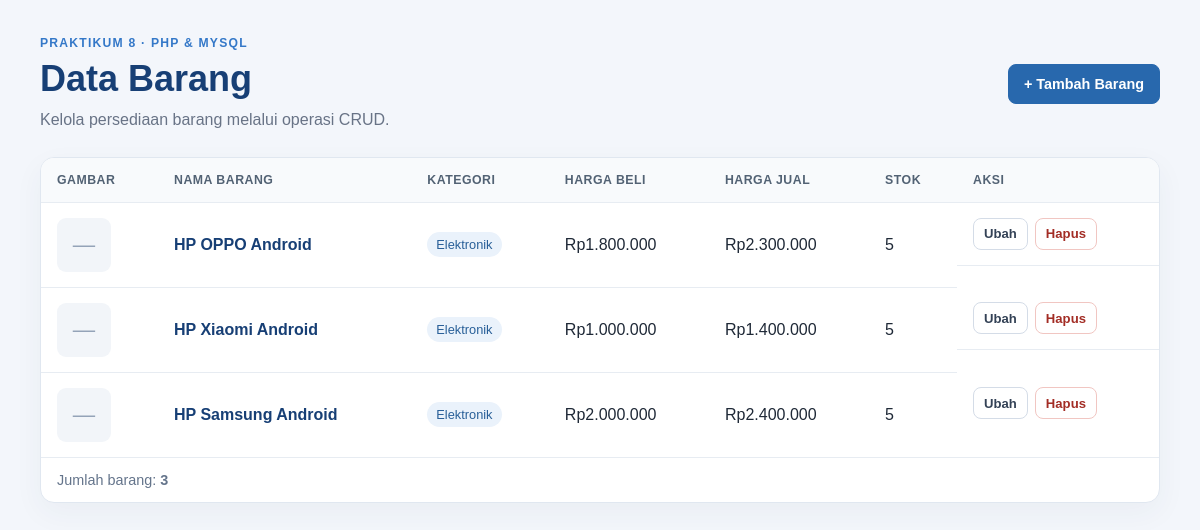
The page / on the database its author committed.
### tables this page shows
CREATE TABLE IF NOT EXISTS data_barang (
  id_barang INT(10) UNSIGNED NOT NULL AUTO_INCREMENT,
  kategori VARCHAR(30) NOT NULL,
  nama VARCHAR(100) NOT NULL,
  gambar VARCHAR(255) DEFAULT NULL,
  harga_beli DECIMAL(12, 0) NOT NULL DEFAULT 0,
  harga_jual DECIMAL(12, 0) NOT NULL DEFAULT 0,
  stok INT(10) UNSIGNED NOT NULL DEFAULT 0,
  PRIMARY KEY (id_barang)
);

### koneksi.php (called while the page is built, shortened)
<?php
function e(?string $value): string
{
    return htmlspecialchars($value ?? '', ENT_QUOTES | ENT_SUBSTITUTE, 'UTF-8');
}
function format_rupiah(string|int|float $value): string
{
    return 'Rp' . number_format((float) $value, 0, ',', '.');
}

### index.php (the view, shortened to what this page needs)
<?php
require __DIR__ . '/koneksi.php';
$result = $conn->query('SELECT id_barang, kategori, nama, gambar, harga_beli, harga_jual, stok FROM data_barang ORDER BY id_barang DESC');
?>
<!doctype html>
<html lang="id">
<head>
    <link rel="stylesheet" href="style.css">
</head>
<body>
<main class="container">
    <header class="page-header">
        <div>
            <p class="eyebrow">Praktikum 8 · PHP &amp; MySQL</p>
            <h1>Data Barang</h1>
            <p class="muted">Kelola persediaan barang melalui operasi CRUD.</p>
        </div>
        <a class="button primary" href="tambah.php">+ Tambah Barang</a>
    </header>
    <section class="table-card" aria-label="Daftar barang">
        <div class="table-scroll">
            <table>
                <thead>
                <tr>
                    <th>Gambar</th><th>Nama Barang</th><th>Kategori</th>
                    <th>Harga Beli</th><th>Harga Jual</th><th>Stok</th><th>Aksi</th>
                </tr>
                </thead>
                <tbody>
                <?php if ($result->num_rows === 0): ?>
                    <tr><td class="empty" colspan="7">Belum ada data barang.</td></tr>
                <?php else: ?>
                    <?php while ($row = $result->fetch_assoc()): ?>
                        <tr>
                            <td>
                                <?php if ($row['gambar']): ?>
                                    <img class="product-image" src="gambar/<?= e($row['gambar']) ?>" alt="<?= e($row['nama']) ?>">
                                <?php else: ?>
                                    <span class="image-placeholder" aria-label="Tidak ada gambar">—</span>
                                <?php endif; ?>
                            </td>
                            <td class="product-name"><?= e($row['nama']) ?></td>
                            <td><span class="badge"><?= e($row['kategori']) ?></span></td>
                            <td><?= e(format_rupiah($row['harga_beli'])) ?></td>
                            <td><?= e(format_rupiah($row['harga_jual'])) ?></td>
                            <td><?= e((string) $row['stok']) ?></td>
                            <td class="actions">
                                <a class="button small" href="ubah.php?id=<?= (int) $row['id_barang'] ?>">Ubah</a>
                                <form method="post" action="hapus.php" onsubmit="return confirm('Hapus barang ini?')">
                                    <button class="button small danger" type="submit">Hapus</button>
                                </form>
                            </td>
                        </tr>
                    <?php endwhile; ?>
                <?php endif; ?>
                </tbody>
            </table>
        </div>
        <footer class="table-footer">Jumlah barang: <strong><?= (int) $result->num_rows ?></strong></footer>
    </section>
</main>
</body>
</html>

### style.css (style rules this page uses)
:root { color-scheme: light; font-family: Arial, Helvetica, sans-serif; color: #1f2937; background: #f3f6fb; font-synthesis: none; }
* { box-sizing: border-box; }
body { margin: 0; min-height: 100vh; padding: 36px 18px; }
.container { width: min(1120px, 100%); margin: 0 auto; }
.page-header { display: flex; justify-content: space-between; align-items: center; gap: 20px; margin: 0 0 24px; }
.eyebrow { margin: 0 0 8px; color: #3478c8; font-size: .76rem; font-weight: 700; letter-spacing: .1em; text-transform: uppercase; }
h1 { margin: 0; color: #173f75; font-size: clamp(1.7rem, 4vw, 2.25rem); }
.muted { margin: 8px 0 0; color: #687386; line-height: 1.55; }
.table-card, .form-card { overflow: hidden; border: 1px solid #e0e7f0; border-radius: 14px; background: #fff; box-shadow: 0 10px 30px #2038580c; }
.table-scroll { overflow-x: auto; }
table { width: 100%; min-width: 810px; border-collapse: collapse; text-align: left; }
th, td { padding: 15px 16px; border-bottom: 1px solid #e7ecf2; vertical-align: middle; }
th { background: #f8fafc; color: #526274; font-size: .77rem; letter-spacing: .04em; text-transform: uppercase; white-space: nowrap; }
tbody tr:last-child td { border-bottom: 0; }
.product-name { color: #173f75; font-weight: 700; }
.image-placeholder { display: grid; width: 54px; height: 54px; place-items: center; border-radius: 9px; background: #f2f5f9; color: #94a3b8; font-size: 1.4rem; }
.badge { display: inline-block; padding: 5px 9px; border-radius: 999px; background: #eaf2fb; color: #285f98; font-size: .8rem; white-space: nowrap; }
.actions { display: flex; align-items: center; gap: 7px; }
.actions form { margin: 0; }
.button { display: inline-flex; min-height: 40px; align-items: center; justify-content: center; padding: 0 15px; border: 1px solid #d4dce7; border-radius: 8px; background: white; color: #344256; font: inherit; font-size: .9rem; font-weight: 700; text-decoration: none; cursor: pointer; }
.button.primary { border-color: #2868ad; background: #2868ad; color: #fff; }
.button.small { min-height: 32px; padding: 0 10px; font-size: .82rem; }
.button.danger { border-color: #f1c6c2; color: #a32d25; }
.table-footer { padding: 14px 16px; border-top: 1px solid #e7ecf2; color: #64748b; font-size: .9rem; }

### rows shown on the page
data_barang: nama "HP OPPO Android", kategori "Elektronik", harga_beli "Rp1.800.000", harga_jual "Rp2.300.000", stok "5"
data_barang: nama "HP Xiaomi Android", kategori "Elektronik", harga_beli "Rp1.000.000", harga_jual "Rp1.400.000", stok "5"
data_barang: nama "HP Samsung Android", kategori "Elektronik", harga_beli "Rp2.000.000", harga_jual "Rp2.400.000", stok "5"

### other values the page prints
$result->num_rows "3"
